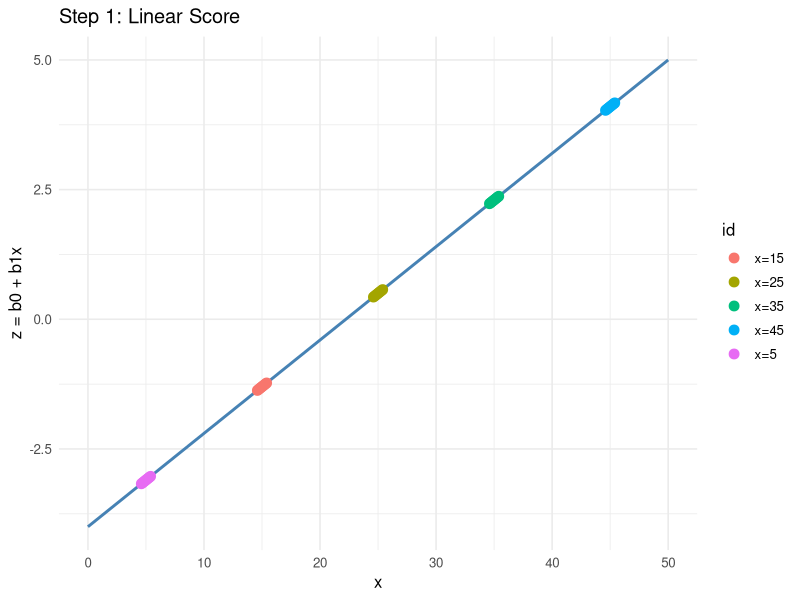
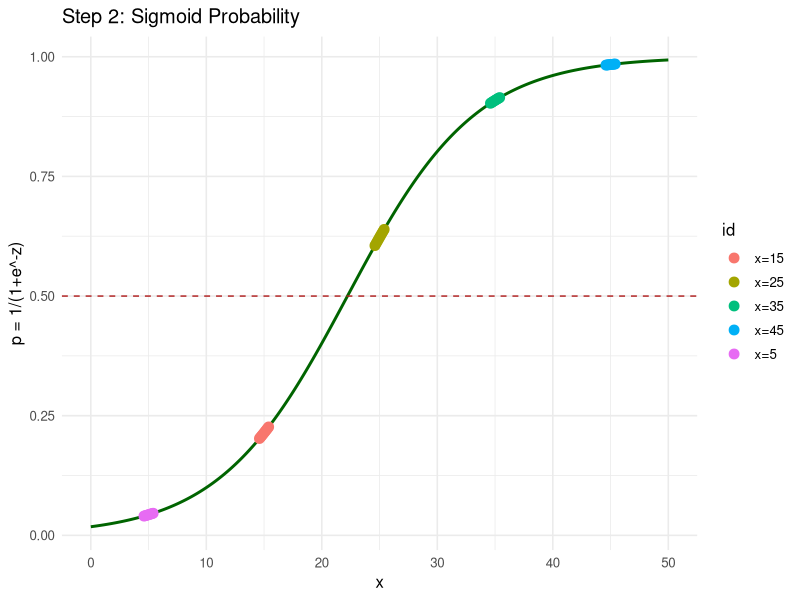
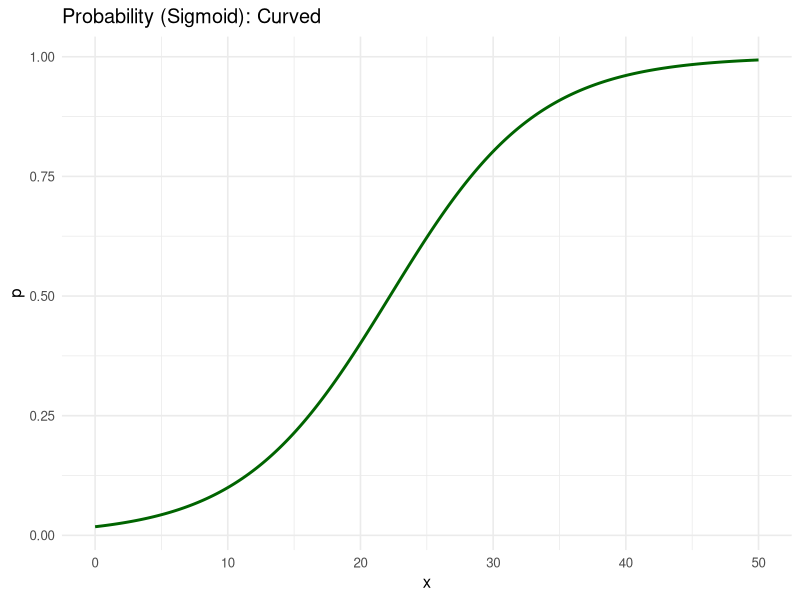
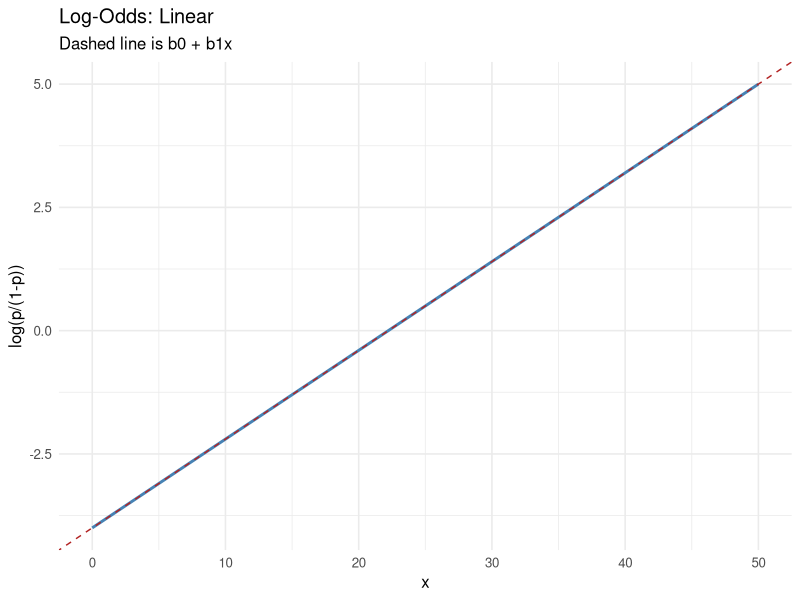
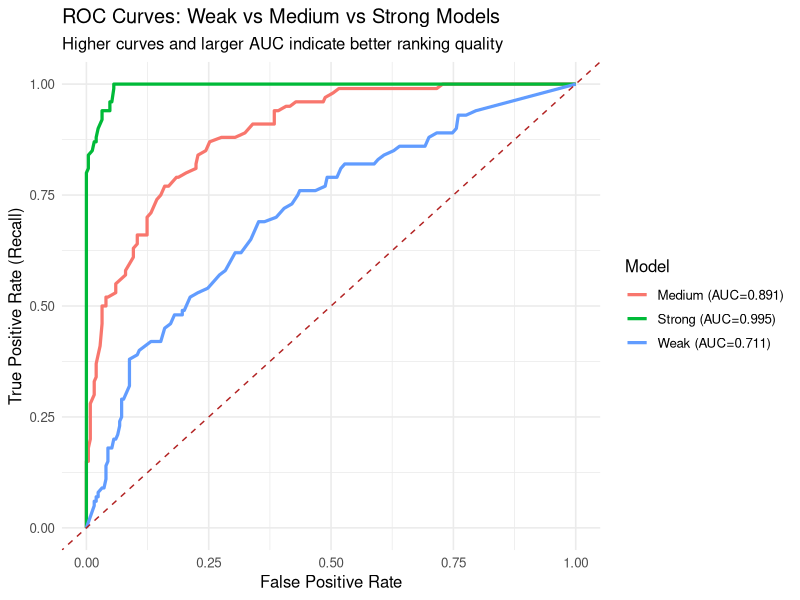

The R script that drew these images, in order:
## ---- chunk 1
library(dplyr)
library(ggplot2)

b0 <- -4
b1 <- 0.18

df <- tibble(x = seq(0, 50, by = 0.1)) %>%
  mutate(
    z = b0 + b1 * x,
    p = 1 / (1 + exp(-z))
  )

anchors <- df %>%
  filter(round(x) %in% c(5, 15, 25, 35, 45)) %>%
  mutate(id = paste0("x=", round(x)))

ggplot(df, aes(x = x, y = z)) +
  geom_line(color = "steelblue", linewidth = 1) +
  geom_point(data = anchors, aes(color = id), size = 3) +
  labs(
    title = "Step 1: Linear Score",
    x = "x",
    y = "z = b0 + b1x"
  ) +
  theme_minimal(base_size = 12)

ggplot(df, aes(x = x, y = p)) +
  geom_line(color = "darkgreen", linewidth = 1) +
  geom_point(data = anchors, aes(color = id), size = 3) +
  geom_hline(yintercept = 0.5, linetype = "dashed", color = "firebrick") +
  labs(
    title = "Step 2: Sigmoid Probability",
    x = "x",
    y = "p = 1/(1+e^-z)"
  ) +
  theme_minimal(base_size = 12)
## ---- chunk 2
library(dplyr)
library(ggplot2)

b0 <- -4
b1 <- 0.18

df <- tibble(x = seq(0, 50, by = 0.1)) %>%
  mutate(
    z = b0 + b1 * x,
    p = 1 / (1 + exp(-z)),
    odds = p / (1 - p),
    log_odds = log(odds)
  )

ggplot(df, aes(x = x, y = p)) +
  geom_line(color = "darkgreen", linewidth = 1) +
  labs(
    title = "Probability (Sigmoid): Curved",
    x = "x",
    y = "p"
  ) +
  theme_minimal(base_size = 12)

ggplot(df, aes(x = x, y = log_odds)) +
  geom_line(color = "steelblue", linewidth = 1) +
  geom_abline(intercept = b0, slope = b1, linetype = "dashed", color = "firebrick") +
  labs(
    title = "Log-Odds: Linear",
    subtitle = "Dashed line is b0 + b1x",
    x = "x",
    y = "log(p/(1-p))"
  ) +
  theme_minimal(base_size = 12)
## ---- chunk 3
set.seed(5120)
n <- 300

demo_df <- data.frame(
  chargers = rnorm(n, mean = 10, sd = 3),
  income = rnorm(n, mean = 65, sd = 12)
)

z <- -6 + 0.35 * demo_df$chargers + 0.04 * demo_df$income
p <- 1 / (1 + exp(-z))
demo_df$funded_yes <- rbinom(n, size = 1, prob = p)

m_logit <- glm(funded_yes ~ chargers + income, data = demo_df, family = binomial())

summary(m_logit)

exp(coef(m_logit))
## ---- chunk 4
library(ggplot2)

set.seed(5120)
n <- 350

# Simulated true labels
y_true <- rbinom(n, size = 1, prob = 0.35)

# Three score sets with different quality
score_weak <- 0.30 + 0.18 * y_true + rnorm(n, 0, 0.28)   # weak model
score_mid  <- 0.25 + 0.45 * y_true + rnorm(n, 0, 0.24)   # medium model
score_strong <- 0.20 + 0.80 * y_true + rnorm(n, 0, 0.20) # strong model

to_prob <- function(s) pmin(pmax(s, 0.001), 0.999)

roc_from_probs <- function(p_hat, y, label) {
  thresholds <- seq(0, 1, by = 0.01)
  out <- data.frame(
    threshold = thresholds,
    TPR = NA_real_,
    FPR = NA_real_
  )

  for (i in seq_along(thresholds)) {
    t <- thresholds[i]
    pred <- ifelse(p_hat >= t, 1, 0)
    TP <- sum(pred == 1 & y == 1)
    FP <- sum(pred == 1 & y == 0)
    TN <- sum(pred == 0 & y == 0)
    FN <- sum(pred == 0 & y == 1)
    out$TPR[i] <- TP / (TP + FN)
    out$FPR[i] <- FP / (FP + TN)
  }

  out <- out[order(out$FPR, out$TPR), ]
  auc <- sum(diff(out$FPR) * (head(out$TPR, -1) + tail(out$TPR, -1)) / 2)
  out$model <- paste0(label, " (AUC=", round(auc, 3), ")")
  out
}

roc_all <- rbind(
  roc_from_probs(to_prob(score_weak), y_true, "Weak"),
  roc_from_probs(to_prob(score_mid), y_true, "Medium"),
  roc_from_probs(to_prob(score_strong), y_true, "Strong")
)

ggplot(roc_all, aes(x = FPR, y = TPR, color = model)) +
  geom_line(linewidth = 1.1) +
  geom_abline(slope = 1, intercept = 0, linetype = "dashed", color = "firebrick") +
  labs(
    title = "ROC Curves: Weak vs Medium vs Strong Models",
    subtitle = "Higher curves and larger AUC indicate better ranking quality",
    x = "False Positive Rate",
    y = "True Positive Rate (Recall)",
    color = "Model"
  ) +
  theme_minimal(base_size = 12)
